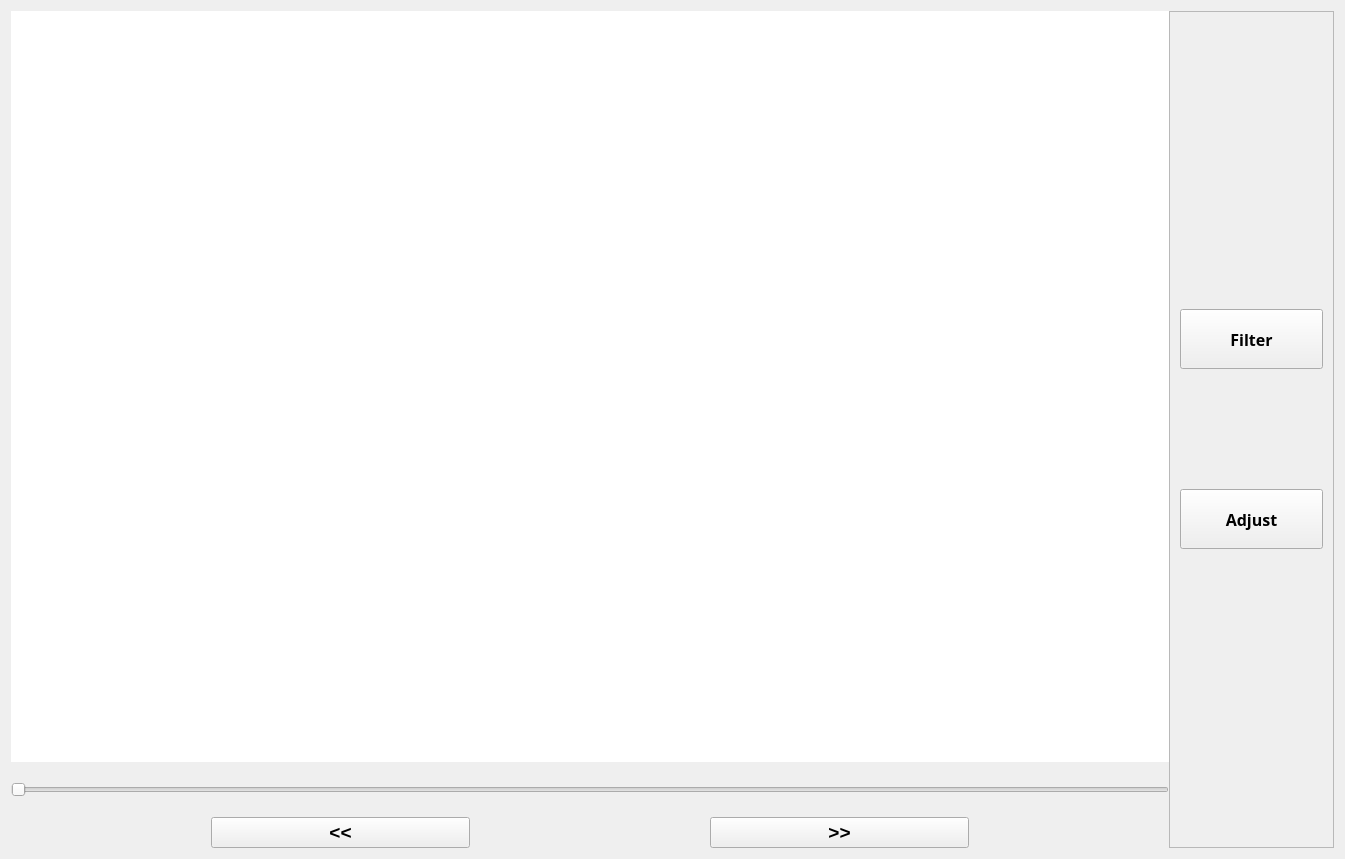
<?xml version="1.0" encoding="UTF-8"?>
<ui version="4.0">
 <class>Editor</class>
 <widget class="QWidget" name="Editor">
  <property name="geometry">
   <rect>
    <x>0</x>
    <y>0</y>
    <width>1345</width>
    <height>859</height>
   </rect>
  </property>
  <property name="windowTitle">
   <string>Editor</string>
  </property>
  <layout class="QVBoxLayout" name="verticalLayout_2">
   <item>
    <layout class="QHBoxLayout" name="hbox">
     <property name="spacing">
      <number>0</number>
     </property>
     <item>
      <layout class="QVBoxLayout" name="vbox1">
       <property name="spacing">
        <number>20</number>
       </property>
       <item>
        <widget class="QGraphicsView" name="gv">
         <property name="sizePolicy">
          <sizepolicy hsizetype="Fixed" vsizetype="Fixed">
           <horstretch>0</horstretch>
           <verstretch>0</verstretch>
          </sizepolicy>
         </property>
         <property name="maximumSize">
          <size>
           <width>1200</width>
           <height>900</height>
          </size>
         </property>
         <property name="styleSheet">
          <string notr="true">QGraphicsView{border: 0px}</string>
         </property>
         <property name="frameShadow">
          <enum>QFrame::Sunken</enum>
         </property>
         <property name="verticalScrollBarPolicy">
          <enum>Qt::ScrollBarAlwaysOff</enum>
         </property>
         <property name="horizontalScrollBarPolicy">
          <enum>Qt::ScrollBarAlwaysOff</enum>
         </property>
         <property name="sizeAdjustPolicy">
          <enum>QAbstractScrollArea::AdjustIgnored</enum>
         </property>
         <property name="backgroundBrush">
          <brush brushstyle="SolidPattern">
           <color alpha="255">
            <red>240</red>
            <green>240</green>
            <blue>240</blue>
           </color>
          </brush>
         </property>
         <property name="alignment">
          <set>Qt::AlignLeading|Qt::AlignLeft|Qt::AlignTop</set>
         </property>
        </widget>
       </item>
       <item>
        <widget class="QSlider" name="slider">
         <property name="maximum">
          <number>360</number>
         </property>
         <property name="orientation">
          <enum>Qt::Horizontal</enum>
         </property>
        </widget>
       </item>
       <item>
        <layout class="QHBoxLayout" name="hbox5">
         <property name="spacing">
          <number>100</number>
         </property>
         <property name="leftMargin">
          <number>200</number>
         </property>
         <property name="rightMargin">
          <number>200</number>
         </property>
         <item>
          <widget class="QPushButton" name="pushButton">
           <property name="font">
            <font>
             <pointsize>14</pointsize>
             <weight>75</weight>
             <bold>true</bold>
            </font>
           </property>
           <property name="text">
            <string>&lt;&lt;</string>
           </property>
          </widget>
         </item>
         <item>
          <spacer name="horizontalSpacer">
           <property name="orientation">
            <enum>Qt::Horizontal</enum>
           </property>
           <property name="sizeType">
            <enum>QSizePolicy::Fixed</enum>
           </property>
           <property name="sizeHint" stdset="0">
            <size>
             <width>140</width>
             <height>20</height>
            </size>
           </property>
          </spacer>
         </item>
         <item>
          <widget class="QPushButton" name="pushButton_2">
           <property name="font">
            <font>
             <pointsize>14</pointsize>
             <weight>75</weight>
             <bold>true</bold>
            </font>
           </property>
           <property name="text">
            <string>&gt;&gt;</string>
           </property>
          </widget>
         </item>
        </layout>
       </item>
      </layout>
     </item>
     <item>
      <layout class="QVBoxLayout" name="vbox">
       <property name="spacing">
        <number>0</number>
       </property>
       <property name="leftMargin">
        <number>0</number>
       </property>
       <property name="rightMargin">
        <number>0</number>
       </property>
       <item>
        <widget class="QFrame" name="base_frame">
         <property name="enabled">
          <bool>true</bool>
         </property>
         <property name="frameShape">
          <enum>QFrame::StyledPanel</enum>
         </property>
         <property name="frameShadow">
          <enum>QFrame::Raised</enum>
         </property>
         <layout class="QVBoxLayout" name="verticalLayout_4">
          <property name="leftMargin">
           <number>10</number>
          </property>
          <property name="rightMargin">
           <number>10</number>
          </property>
          <item>
           <layout class="QVBoxLayout" name="vbox3">
            <property name="spacing">
             <number>120</number>
            </property>
            <item>
             <widget class="QPushButton" name="filter_btn">
              <property name="sizePolicy">
               <sizepolicy hsizetype="Maximum" vsizetype="Fixed">
                <horstretch>0</horstretch>
                <verstretch>0</verstretch>
               </sizepolicy>
              </property>
              <property name="minimumSize">
               <size>
                <width>0</width>
                <height>0</height>
               </size>
              </property>
              <property name="maximumSize">
               <size>
                <width>800</width>
                <height>60</height>
               </size>
              </property>
              <property name="font">
               <font>
                <family>Neue Haas Grotesk Text Pro</family>
                <pointsize>12</pointsize>
                <weight>75</weight>
                <bold>true</bold>
               </font>
              </property>
              <property name="text">
               <string>          Filter          </string>
              </property>
             </widget>
            </item>
            <item>
             <widget class="QPushButton" name="adjust_btn">
              <property name="maximumSize">
               <size>
                <width>16777215</width>
                <height>60</height>
               </size>
              </property>
              <property name="font">
               <font>
                <family>Neue Haas Grotesk Text Pro</family>
                <pointsize>12</pointsize>
                <weight>75</weight>
                <bold>true</bold>
               </font>
              </property>
              <property name="text">
               <string>          Adjust          </string>
              </property>
             </widget>
            </item>
           </layout>
          </item>
         </layout>
        </widget>
       </item>
      </layout>
     </item>
    </layout>
   </item>
  </layout>
 </widget>
 <resources/>
 <connections/>
</ui>
